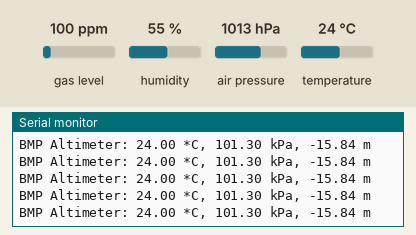
This program was run on a simulated ESP32. Shown: the last lines printed to the serial monitor. Inputs (shaded band) come from the test bench; at power-on: air pressure 1013 hPa, temperature 24 °C, gas level 100 ppm, humidity 55 %.

Above: at 1.2 s.
1.3 s: air pressure set to 952 hPa
At 1.61 s:
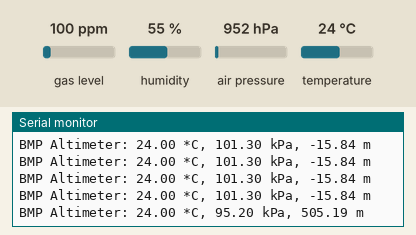
2.8 s: temperature set to 12 °C
At 2.89 s:
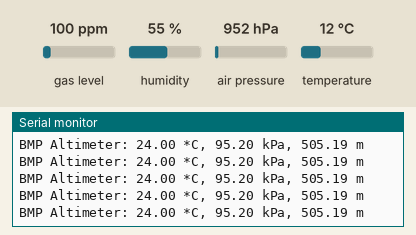
4.3 s: air pressure set to 975 hPa
At 4.41 s:
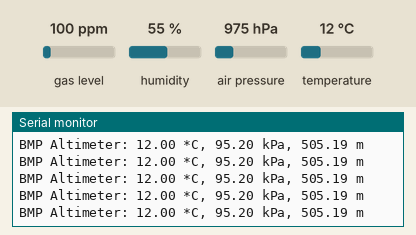
Timing chart, 0 to 7.3 s (numbered marks = the images above; inputs shaded):
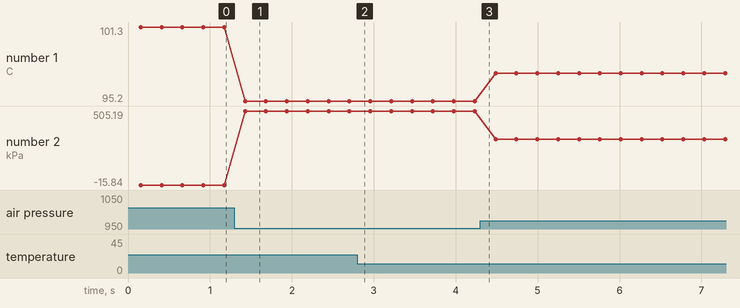

Measured:
- after the input at 1.3 s, the serial monitor: prints a new line after 0.13 s (image 1)
- plotted number 1: 101.3 → 95.2 after the input at 1.3 s, 95.2 → 97.5 after the input at 4.3 s
- plotted number 2: -15.84 → 505.19 after the input at 1.3 s, 505.19 → 305.65 after the input at 4.3 s

The program:

main.cpp
```cpp
#define DEBUG_MODE

#include "Globals.h"
#include "HAL.h"
#include "BMP.h"
#include <Arduino.h>


void setup() {
  Serial.begin(9600);

  #ifdef DEBUG_MODE
    while(!Serial);
  #endif

  HAL::initCSPins();
  HAL::initSensorHAL();
  BMP::setupBMP();


}

void loop() {

  // Code executes if BMP is being read
  BMP::readAltimeters();

  DEBUGLN();
  delay(100);
}
```

BMP.h
```cpp
#ifndef BMP_H
#define BMP_H

#include "HAL.h"
#include <Adafruit_BMP3XX.h>


namespace BMP {

    Adafruit_BMP3XX bmp1;
    Adafruit_BMP3XX bmp2;

    const float SEALEVELPRESSURE_HPA = 1011.10; // Sea level pressure of LA

    double temp1, pressure1, altitude1;
    double temp2, pressure2, altitude2;

    void setupBMP() {
        for (int i=0; i<3000; i++) {
            if(bmp1.begin_SPI(HAL::ALTIMETER1_CS, HAL::sensorSPI))
                break;
            DEBUGLN("Failed to find BMP 1");
        }


        // bmp.setTemperatureOversampling(BMP3_OVERSAMPLING_8X);
        // bmp.setPressureOversampling(BMP3_OVERSAMPLING_4X);
        // bmp.setIIRFilterCoeff(BMP3_IIR_FILTER_COEFF_3);
        // bmp.setOutputDataRate(BMP3_ODR_50_HZ);
    }


    int readAltimeters() {

        if (! bmp1.performReading()) {
            return 0;
        }
        else {
            temp1 = bmp1.temperature;
            pressure1 = bmp1.pressure / 1000.0;
            altitude1 = bmp1.readAltitude(SEALEVELPRESSURE_HPA);
        }


        DEBUG("BMP Altimeter: ");
        DEBUG(temp1);
        DEBUG(" *C, ");
        DEBUG(pressure1);
        DEBUG(" kPa, ");
        DEBUG(altitude1);
        DEBUGLN(" m");

        return 1;

    }


}


#endif
```

Globals.h
```cpp
#ifndef GLOBALS_H
#define GLOBALS_H

#include <Arduino.h>

#ifdef DEBUG_MODE
#define DEBUG(val) Serial.print(val)
#define DEBUG_FLUSH() Serial.flush()
#define DEBUGLN(val) Serial.println(val)
#else
#define DEBUG(val)
#define DEBUG_FLUSH()
#define DEBUGLN(val)
#endif

// Main loop has tasks which point to functions to call, including milliseconds until when to read
// struct Task {
//     uint32_t (*taskCall)(void);
//     uint32_t nexttime;
//     bool enabled;
// };


#endif
```

HAL.h
```cpp
#ifndef HAL_H
#define HAL_H

#include <Arduino.h>
#include "Globals.h"

#include <HardwareSerial.h>
#include <SPI.h>

// #include <Wire.h>

////////////////////////////////////////////////////////////////////////////////////////////////////////////////////
//                                            Variables                                                           //
////////////////////////////////////////////////////////////////////////////////////////////////////////////////////


namespace HAL {

    // VSPI
    const uint8_t VSCK_PIN = 18;
    const uint8_t VMISO_PIN = 19;
    const uint8_t VMOSI_PIN = 23;
    SPIClass* radioSPI;

    // HSPI
    const uint8_t HSCK_PIN = 14;
    const uint8_t HMISO_PIN = 36;
    const uint8_t HMOSI_PIN = 13;
    SPIClass* sensorSPI;

    // I2C
    const uint8_t INA_SDA_PIN = 21;
    const uint8_t INA_SCL_PIN = 22;

    // Serial
    const uint8_t GPS_RX_PIN = 16;
    const uint8_t GPS_TX_PIN = 17;
    const uint8_t GPS_I2C_PORT = 2; //This is not a pin

    // Flight data

    // Adafruit_ICM20948 imu;
    // TinyGPSPlus gps;

    /* ---------- Pinouts ---------- */
    // Transmitter
    const uint8_t TRANSMITTER_RST = 27;
    const uint8_t TRANSMITTER_CS = 5;
    const uint8_t TRANSMITTER_D0 = 2;
    const uint8_t TRANSMITTER_D1 = 4;

    // Altimeters
    const uint8_t ALTIMETER1_CS = 26;
    const uint8_t ALTIMETER2_CS = 25;

    // IMU
    const uint8_t IMU_CS = 33;

    // SD/Flash
    const uint8_t SD_CS = 32;

    void initCSPins() {
        pinMode(IMU_CS, OUTPUT);
        pinMode(ALTIMETER1_CS, OUTPUT);
        pinMode(ALTIMETER2_CS, OUTPUT);
        pinMode(SD_CS, OUTPUT);

        digitalWrite(IMU_CS, HIGH);
        digitalWrite(ALTIMETER1_CS, HIGH);
        digitalWrite(ALTIMETER2_CS, HIGH);
        digitalWrite(SD_CS, HIGH);
    }

    void initSensorHAL() {

        sensorSPI = new SPIClass(HSPI);
        sensorSPI->begin(HSCK_PIN, HMISO_PIN, HMOSI_PIN);


    }
}


#endif
```
